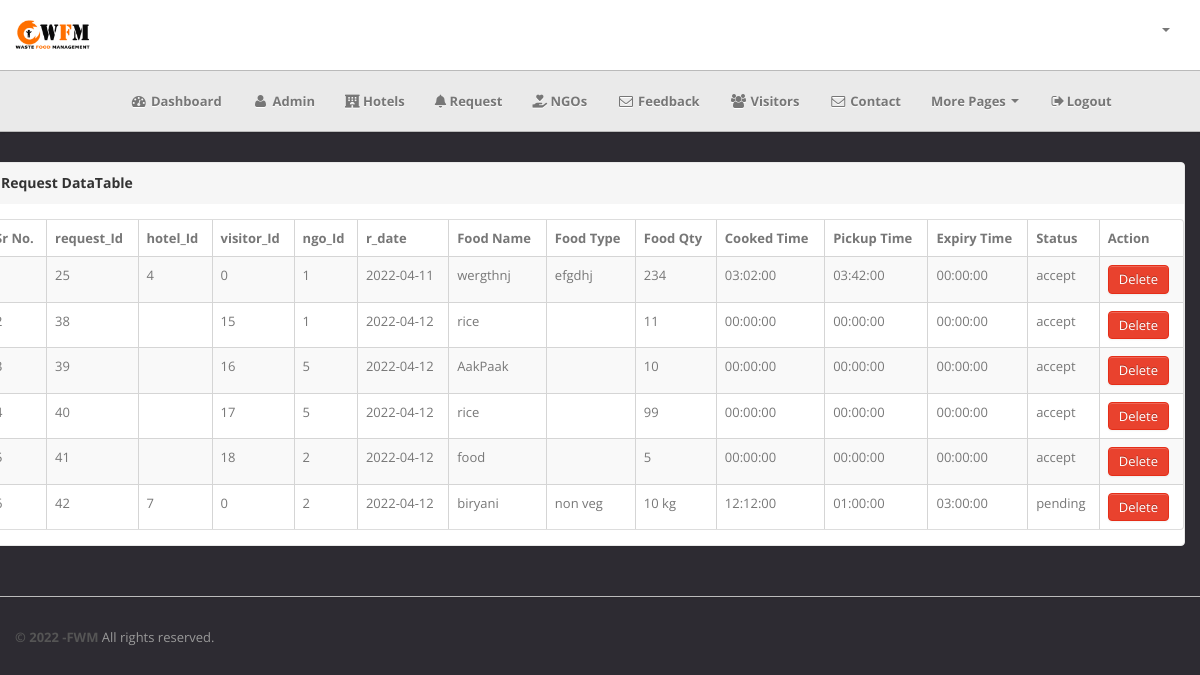
The app's page /admin/index.php?page=request_list (signed in) with its own data.
### tables this page shows
CREATE TABLE `request` (
  `r_id` int(50) NOT NULL,
  `ngo_id` varchar(30) NOT NULL,
  `h_id` varchar(30) NOT NULL,
  `food_name` varchar(30) NOT NULL,
  `food_type` varchar(30) NOT NULL,
  `food_qty` varchar(30) NOT NULL,
  `cooked_time` time NOT NULL,
  `pickup_time` time NOT NULL,
  `expiry_time` time NOT NULL,
  `r_date` date NOT NULL,
  `v_id` int(20) NOT NULL,
  `v_address` varchar(30) NOT NULL,
  `v_phoneNo` int(10) NOT NULL,
  `v_city` varchar(20) NOT NULL,
  `status` varchar(20) NOT NULL
);

### admin/middlepage/request_list.php (the view)
<div >
    <div class="content">
        <div class="module">
            <div class="module-head">
                <h3>
                   Request DataTable</h3>
            </div>
            <div class="module-body table">
                <table cellpadding="0" cellspacing="0" border="0" class="datatable-1 table-bordered table-striped  display"
                    width="100%">
                 <thead>
                <tr>
                    <th>Sr No.</th>
                    <th>request_Id</th>
                    <th>hotel_Id</th>
                    <th>visitor_Id</th>
                    <th>ngo_Id</th>
                    <th>r_date</th>
                    <th>Food Name</th>
                    <th>Food Type</th>
                    <th>Food Qty</th>
                    <th>Cooked Time</th>
                    <th>Pickup Time</th>
                    <th>Expiry Time</th>
                    <th>Status</th>
                    <th>Action</th>
                </tr>
            </thead>
            <tbody>
                <?php
                $i=1;
                    $sel="SELECT * FROM `request`";
                    $qry=mysqli_query($con,$sel);
                    while($row=mysqli_fetch_array($qry)){
                 ?>
                <tr class="odd gradeX">
                    <td><?php echo $i; ?></td>
                    <td><?php echo $row['r_id'];?></td>
                    <td><?php echo $row['h_id']; ?></td>
                    <td><?php echo $row['v_id']; ?></td>
                    <td><?php echo $row['ngo_id']; ?></td>
                    <td><?php echo $row['r_date']; ?></td>
                    <td><?php echo $row['food_name']; ?></td>
                    <td><?php echo $row['food_type']; ?></td>
                    <td><?php echo $row['food_qty']; ?></td>
                    <td><?php echo $row['cooked_time']; ?></td>
                    <td><?php echo $row['pickup_time']; ?></td>
                    <td><?php echo $row['expiry_time']; ?></td>
                    <td><?php echo $row['status']; ?></td>
                    <td>
                        <a href="index.php?page=request_action&action=delete&request_id=<?php echo $row['r_id']; ?>" class="btn btn-danger">Delete</a></td>
                </tr>
                <?php $i++; }?>
            </tbody>
                 </table>
            </div>
        </div>
    </div>
</div>

### admin/css/theme.css (style rules this page uses)
body { font-size: 13px; font-family: 'Open Sans', Arial, sans-serif; background: #fff; color: #777 }
h1, h2, h3, h4, h5, h6 { color: #333; margin-top: 0 }
h3 { font-size: 20px }
.module { background: #fff; -webkit-border-radius: 3px; -moz-border-radius: 3px; border-radius: 3px; border: 1px solid #ccc; border-bottom-color: #bbb; -webkit-box-shadow: 0 0 1px rgba(0,0,0,0.2); -moz-box-shadow: 0 0 1px rgba(0,0,0,0.2); box-shadow: 0 0 1px rgba(0,0,0,0.2); margin-bottom: 30px }
.btn, .btn-box { -webkit-border-radius: 3px; -moz-border-radius: 3px; border-radius: 3px }
.btn { font-size: 13px; font-weight: 600 }
.btn { display: inline-block; margin-bottom: 0; font-weight: 400; text-align: center; vertical-align: middle; cursor: pointer; background-image: none; border: 1px solid transparent; white-space: nowrap; padding: 4px 10px; font-size: 13px; line-height: 1.42857; border-radius: 4px; -webkit-user-select: none; -moz-user-select: none; -ms-user-select: none; user-select: none }
.btn-danger { color: #fff; background-color: #e9422e; border-color: #e52e18 }
.table { margin-bottom: 0 }
.table th, .table td { border-color: #d5d5d5!important }
.table-bordered thead:first-child tr:first-child>th:first-child, .table-bordered tbody:first-child tr:first-child>td:first-child { -webkit-border-top-left-radius: 2px; -moz-border-radius-topleft: 2px; border-top-left-radius: 2px }
.table-bordered thead:first-child tr:first-child>th:last-child, .table-bordered tbody:first-child tr:first-child>td:last-child { -webkit-border-top-right-radius: 2px; -moz-border-radius-topright: 2px; border-top-right-radius: 2px }
.table-bordered thead:last-child tr:last-child>th:first-child, .table-bordered tbody:last-child tr:last-child>td:first-child, .table-bordered tfoot:last-child tr:last-child>td:first-child { -webkit-border-bottom-left-radius: 2px; -moz-border-radius-bottomleft: 2px; border-bottom-left-radius: 2px }
.table-bordered thead:last-child tr:last-child>th:last-child, .table-bordered tbody:last-child tr:last-child>td:last-child, .table-bordered tfoot:last-child tr:last-child>td:last-child { -webkit-border-bottom-right-radius: 2px; -moz-border-radius-bottomright: 2px; border-bottom-right-radius: 2px }
.module { box-shadow: 0 0 3px rgba(0,0,0,.1); border-color: #e9e9e9; margin-bottom: 20px; background-color: #fff; border-radius: 4px; -webkit-box-shadow: 0 1px 1px rgba(0,0,0,.05); box-shadow: 0 1px 1px rgba(0,0,0,.05); }
.module-head { color: #767676; background-color: #f6f6f6; border-color: #e9e9e9; padding: 10px 15px; border-bottom: 1px solid transparent; border-top-right-radius: 3px; border-top-left-radius: 3px; }
.module-head h3 { font-size: 14px; line-height: 20px; height: 20px; margin: 0 }
.module-body { padding: 15px }
.module-body.table { padding: 15px 0 }

### records on screen
request: r_id "25", h "4", v "0", ngo "1", r_date "2022-04-11", food_name "wergthnj", food_type "efgdhj", food_qty "234", cooked_time "03:02:00", pickup_time "03:42:00", expiry_time "00:00:00", status "accept"
request: r_id "38", v "15", ngo "1", r_date "2022-04-12", food_name "rice", food_qty "11", cooked_time "00:00:00", pickup_time "00:00:00", expiry_time "00:00:00", status "accept"
request: r_id "39", v "16", ngo "5", r_date "2022-04-12", food_name "AakPaak", food_qty "10", cooked_time "00:00:00", pickup_time "00:00:00", expiry_time "00:00:00", status "accept"
request: r_id "40", v "17", ngo "5", r_date "2022-04-12", food_name "rice", food_qty "99", cooked_time "00:00:00", pickup_time "00:00:00", expiry_time "00:00:00", status "accept"
request: r_id "41", v "18", ngo "2", r_date "2022-04-12", food_name "food", food_qty "5", cooked_time "00:00:00", pickup_time "00:00:00", expiry_time "00:00:00", status "accept"
request: r_id "42", h "7", v "0", ngo "2", r_date "2022-04-12", food_name "biryani", food_type "non veg", food_qty "10 kg", cooked_time "12:12:00", pickup_time "01:00:00", expiry_time "03:00:00", status "pending"
